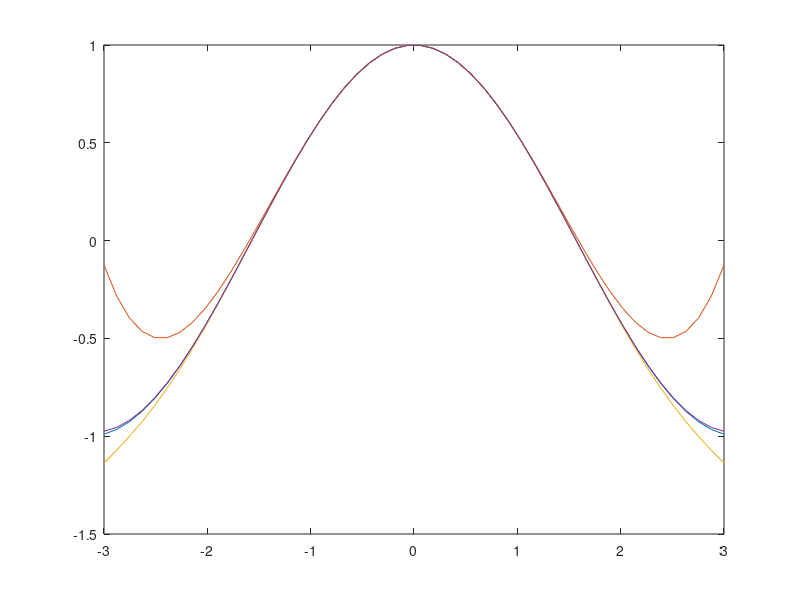

Source code (MATLAB):
x=linspace(-3,3,50);
y1=cos(x);
y2=1-0.5*x.^2+(1/24.0)*x.^4;
y3=y2-(1/720.0)*x.^6;
y4=y3+(1/40320.0)*x.^8;
plot(x,y1,x,y2,x,y3,x,y4)
